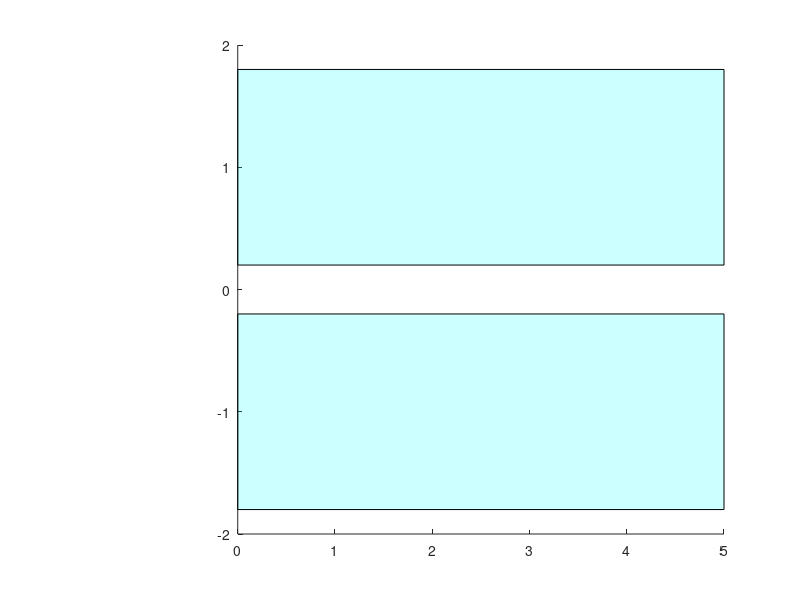

The MATLAB source for this figure: (Note: this script raises an error after producing the figure.)
clear all; close all; clc;

Time= 5;                 % simulation time, sec
T   = 10e-3;             % step, sec
N   = floor(Time/T);     % steps
t   = 0;
p   = 0.4;
x   = zeros(2, 1);
Ds  = 0.8;
alpha_v =[1,4,8,16];


figure(1);
set(gcf, 'position', [10, 10, 800, 400], 'color', 'w');
subplot(1, 5, [2, 5]); hold on;

px = [  0, Time, Time,  0,  0];
py = [-Ds,  -Ds,   Ds, Ds, -Ds];
patch(px, py+1, 'c', 'facealpha', 0.2, 'displayname', 'unsafe area');
patch(px, py-1, 'c', 'facealpha', 0.2, 'displayname', 'unsafe area', 'handlevisibility', 'off');
klinestyle = {'-', '--', ':', '-.'};
for i_Sim  = 1:length(alpha_v)
    H(i_Sim) = animatedline('color', 'k', 'displayname', sprintf('$p_1(t)~(k=%d)$', alpha_v(i_Sim)), 'linewidth', 2, 'linestyle', klinestyle{i_Sim}); 
end
plot([0, Time], [ 1,  1], 'r--', 'linewidth', 2, 'displayname', '$p_2$');
plot([0, Time], [-1, -1], 'r--', 'linewidth', 2, 'displayname', '$p_3$');
set(gca, 'position', [0.1, 0.2, 0.9, 0.7]);


% lH = legend('location', 'southwest','Orientation','horizontal');
lH = legend('location', 'northeastoutside');
set(lH, 'Interpreter','latex');
axis([0, Time, -1.5, 1.5]);
xlabel('time (sec)');
ylabel('position (m)');
set(gca, 'fontsize', 16);

% subplot(1, 5, 1); hold on;
% plot([0, 0], [1, -1], 'k*','linestyle', 'none');
% H2 = line('marker', 'o'); 
% set(gca, 'position', [0.1, 0.1, 0.1, 0.8]);
% axis equal;
% xticks([]);
% ylabel('position (meter)');
% set(gca, 'fontsize', 16);

% simulation process
for i_Sim  = 1:length(alpha_v)
    p   = 0.4;
    x   = zeros(2, 1);
    for k = 1:N
        % sample time
        t = k*T;

        % collision avoidance
        v_set = collision_avoidance(p, 0, Ds, alpha_v(i_Sim));

        % update model
        x = rungekutta(@m_speed,    x, v_set, T);     % velocity model
        C=[ 0, 1];
        p = rungekutta(@m_position, p,  C*x, T);     % position model

        addpoints(H(i_Sim), t, p);
    %     H2.XData = 0;
    %     H2.YData = p;
        drawnow limitrate;
    end
end



function dx = m_speed(x, u)
A=[-1, 2; -2 -1];
B=[-2.5; 0];
C=[0, 1];
dx = A*x + B*u;
end

function dx = m_position(x, u)
A  = 0;
B  = 1;
dx = A*x + B*u;
end

function x = rungekutta(fun, x0, u, h)
% FcnHandlesUsed  = isa(fun,'function_handle');
k1 = fun(x0       , u);
k2 = fun(x0+h/2*k1, u);
k3 = fun(x0+h/2*k2, u);
k4 = fun(x0+  h*k3, u);
x = x0 + h/6*(k1 + 2*k2 + 2*k3 + k4);
end


function v_set= collision_avoidance(p, vp, Ds, alpha_v)
persistent opt;
if(isempty(opt))
    opt = optimoptions('quadprog',  'Algorithm','interior-point-convex','Display','off', 'MaxIterations', 1e3);
end

% generate conditions
A = zeros(2, 1);
A(1, :) = -(p-1)'/norm(p-1);
A(2, :) = -(p+1)'/norm(p+1);
% a(1, :) = alpha_v*(1/norm(p-1)-1/Ds);
% a(2, :) = alpha_v*(1/norm(p+1)-1/Ds);
a(1, :) = -alpha_v*(norm(p-1)-Ds);
a(2, :) = -alpha_v*(norm(p+1)-Ds);
b = -a;

% Quadratic programming
% Standard Quadratic Programming with Slack Variables
v_set = quadprog(...
    1, -vp, ...                             % cost function
    A,   b, [], [],  ...             % constraints
    [], [], zeros(1, 1), opt);    % limits and setting

if(isempty(v_set))
    1;
end
end